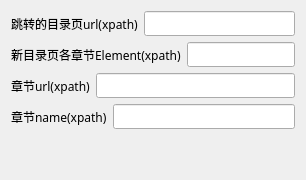
                               <widget class="QWidget" name="page_model_2">
                                <layout class="QVBoxLayout" name="verticalLayout_20">
                                 <item>
                                  <layout class="QHBoxLayout" name="hLayout_model_2_toUrl">
                                   <item>
                                    <widget class="QLabel" name="label_model_2_toUrl">
                                     <property name="font">
                                      <font>
                                       <family>Microsoft YaHei</family>
                                      </font>
                                     </property>
                                     <property name="text">
                                      <string>跳转的目录页url(xpath)</string>
                                     </property>
                                    </widget>
                                   </item>
                                   <item>
                                    <widget class="QLineEdit" name="lineEdit_model_2_toUrl">
                                     <property name="minimumSize">
                                      <size>
                                       <width>0</width>
                                       <height>0</height>
                                      </size>
                                     </property>
                                     <property name="maximumSize">
                                      <size>
                                       <width>1000</width>
                                       <height>1000</height>
                                      </size>
                                     </property>
                                     <property name="baseSize">
                                      <size>
                                       <width>0</width>
                                       <height>0</height>
                                      </size>
                                     </property>
                                     <property name="font">
                                      <font>
                                       <family>Microsoft YaHei</family>
                                       <pointsize>9</pointsize>
                                      </font>
                                     </property>
                                     <property name="alignment">
                                      <set>Qt::AlignLeading|Qt::AlignLeft|Qt::AlignTop</set>
                                     </property>
                                    </widget>
                                   </item>
                                  </layout>
                                 </item>
                                 <item>
                                  <layout class="QHBoxLayout" name="hLayout_model_2_element">
                                   <item>
                                    <widget class="QLabel" name="label_model_2_element">
                                     <property name="font">
                                      <font>
                                       <family>Microsoft YaHei</family>
                                      </font>
                                     </property>
                                     <property name="text">
                                      <string>新目录页各章节Element(xpath)</string>
                                     </property>
                                    </widget>
                                   </item>
                                   <item>
                                    <widget class="QLineEdit" name="lineEdit_model_2_element">
                                     <property name="minimumSize">
                                      <size>
                                       <width>0</width>
                                       <height>0</height>
                                      </size>
                                     </property>
                                     <property name="maximumSize">
                                      <size>
                                       <width>1000</width>
                                       <height>1000</height>
                                      </size>
                                     </property>
                                     <property name="baseSize">
                                      <size>
                                       <width>0</width>
                                       <height>0</height>
                                      </size>
                                     </property>
                                     <property name="font">
                                      <font>
                                       <family>Microsoft YaHei</family>
                                       <pointsize>9</pointsize>
                                      </font>
                                     </property>
                                     <property name="alignment">
                                      <set>Qt::AlignLeading|Qt::AlignLeft|Qt::AlignTop</set>
                                     </property>
                                    </widget>
                                   </item>
                                  </layout>
                                 </item>
                                 <item>
                                  <layout class="QHBoxLayout" name="hLayout_model_2_bookUrl">
                                   <item>
                                    <widget class="QLabel" name="label_model_2_bookUrl">
                                     <property name="font">
                                      <font>
                                       <family>Microsoft YaHei</family>
                                      </font>
                                     </property>
                                     <property name="text">
                                      <string>章节url(xpath)</string>
                                     </property>
                                    </widget>
                                   </item>
                                   <item>
                                    <widget class="QLineEdit" name="lineEdit_model_2_bookUrl">
                                     <property name="minimumSize">
                                      <size>
                                       <width>0</width>
                                       <height>0</height>
                                      </size>
                                     </property>
                                     <property name="maximumSize">
                                      <size>
                                       <width>1000</width>
                                       <height>1000</height>
                                      </size>
                                     </property>
                                     <property name="baseSize">
                                      <size>
                                       <width>0</width>
                                       <height>0</height>
                                      </size>
                                     </property>
                                     <property name="font">
                                      <font>
                                       <family>Microsoft YaHei</family>
                                       <pointsize>9</pointsize>
                                      </font>
                                     </property>
                                     <property name="alignment">
                                      <set>Qt::AlignLeading|Qt::AlignLeft|Qt::AlignTop</set>
                                     </property>
                                    </widget>
                                   </item>
                                  </layout>
                                 </item>
                                 <item>
                                  <layout class="QHBoxLayout" name="hLayout_model_2_bookName">
                                   <item>
                                    <widget class="QLabel" name="label_model_2_bookName">
                                     <property name="font">
                                      <font>
                                       <family>Microsoft YaHei</family>
                                      </font>
                                     </property>
                                     <property name="text">
                                      <string>章节name(xpath)</string>
                                     </property>
                                    </widget>
                                   </item>
                                   <item>
                                    <widget class="QLineEdit" name="lineEdit_model_2_bookName">
                                     <property name="minimumSize">
                                      <size>
                                       <width>0</width>
                                       <height>0</height>
                                      </size>
                                     </property>
                                     <property name="maximumSize">
                                      <size>
                                       <width>1000</width>
                                       <height>1000</height>
                                      </size>
                                     </property>
                                     <property name="baseSize">
                                      <size>
                                       <width>0</width>
                                       <height>0</height>
                                      </size>
                                     </property>
                                     <property name="font">
                                      <font>
                                       <family>Microsoft YaHei</family>
                                       <pointsize>9</pointsize>
                                      </font>
                                     </property>
                                     <property name="alignment">
                                      <set>Qt::AlignLeading|Qt::AlignLeft|Qt::AlignTop</set>
                                     </property>
                                    </widget>
                                   </item>
                                  </layout>
                                 </item>
                                 <item>
                                  <spacer name="vSpacer_model_2">
                                   <property name="orientation">
                                    <enum>Qt::Vertical</enum>
                                   </property>
                                   <property name="sizeHint" stdset="0">
                                    <size>
                                     <width>20</width>
                                     <height>40</height>
                                    </size>
                                   </property>
                                  </spacer>
                                 </item>
                                </layout>
                               </widget>
